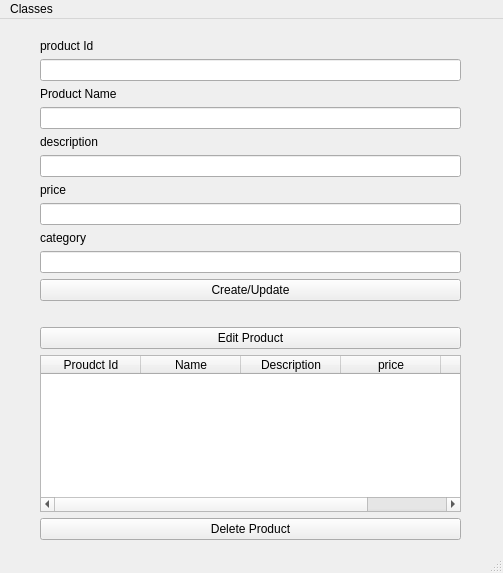
<?xml version="1.0" encoding="UTF-8"?>
<ui version="4.0">
 <class>MainWindow</class>
 <widget class="QMainWindow" name="MainWindow">
  <property name="geometry">
   <rect>
    <x>0</x>
    <y>0</y>
    <width>503</width>
    <height>573</height>
   </rect>
  </property>
  <property name="windowTitle">
   <string>MainWindow</string>
  </property>
  <widget class="QWidget" name="centralwidget">
   <widget class="QWidget" name="gridLayoutWidget">
    <property name="geometry">
     <rect>
      <x>20</x>
      <y>20</y>
      <width>461</width>
      <height>501</height>
     </rect>
    </property>
    <layout class="QGridLayout" name="gridLayout">
     <item row="0" column="1">
      <layout class="QVBoxLayout" name="verticalLayout">
       <item>
        <widget class="QLabel" name="label1">
         <property name="text">
          <string>product Id</string>
         </property>
        </widget>
       </item>
       <item>
        <widget class="QLineEdit" name="product_Id"/>
       </item>
       <item>
        <widget class="QLabel" name="label1_2">
         <property name="text">
          <string>Product Name</string>
         </property>
        </widget>
       </item>
       <item>
        <widget class="QLineEdit" name="product_name"/>
       </item>
       <item>
        <widget class="QLabel" name="label1_3">
         <property name="text">
          <string>description</string>
         </property>
        </widget>
       </item>
       <item>
        <widget class="QLineEdit" name="product_description"/>
       </item>
       <item>
        <widget class="QLabel" name="label1_4">
         <property name="text">
          <string>price</string>
         </property>
        </widget>
       </item>
       <item>
        <widget class="QLineEdit" name="product_price"/>
       </item>
       <item>
        <widget class="QLabel" name="label1_5">
         <property name="text">
          <string>category</string>
         </property>
        </widget>
       </item>
       <item>
        <widget class="QLineEdit" name="product_category"/>
       </item>
       <item>
        <widget class="QPushButton" name="createProduct">
         <property name="text">
          <string>Create/Update</string>
         </property>
        </widget>
       </item>
       <item>
        <spacer name="horizontalSpacer">
         <property name="orientation">
          <enum>Qt::Horizontal</enum>
         </property>
         <property name="sizeHint" stdset="0">
          <size>
           <width>40</width>
           <height>20</height>
          </size>
         </property>
        </spacer>
       </item>
       <item>
        <widget class="QPushButton" name="editProduct">
         <property name="text">
          <string>Edit Product</string>
         </property>
        </widget>
       </item>
       <item>
        <widget class="QTableWidget" name="productsTable">
         <column>
          <property name="text">
           <string>Proudct Id</string>
          </property>
         </column>
         <column>
          <property name="text">
           <string>Name</string>
          </property>
         </column>
         <column>
          <property name="text">
           <string>Description</string>
          </property>
         </column>
         <column>
          <property name="text">
           <string>price</string>
          </property>
         </column>
         <column>
          <property name="text">
           <string>category</string>
          </property>
         </column>
        </widget>
       </item>
       <item>
        <widget class="QPushButton" name="deleteProduct">
         <property name="text">
          <string>Delete Product</string>
         </property>
        </widget>
       </item>
      </layout>
     </item>
     <item row="0" column="2">
      <spacer name="verticalSpacer_2">
       <property name="orientation">
        <enum>Qt::Vertical</enum>
       </property>
       <property name="sizeHint" stdset="0">
        <size>
         <width>20</width>
         <height>40</height>
        </size>
       </property>
      </spacer>
     </item>
     <item row="0" column="0">
      <spacer name="verticalSpacer">
       <property name="orientation">
        <enum>Qt::Vertical</enum>
       </property>
       <property name="sizeHint" stdset="0">
        <size>
         <width>20</width>
         <height>40</height>
        </size>
       </property>
      </spacer>
     </item>
    </layout>
   </widget>
  </widget>
  <widget class="QMenuBar" name="menubar">
   <property name="geometry">
    <rect>
     <x>0</x>
     <y>0</y>
     <width>503</width>
     <height>21</height>
    </rect>
   </property>
   <widget class="QMenu" name="menuClasses">
    <property name="title">
     <string>Classes</string>
    </property>
    <addaction name="actionClient"/>
    <addaction name="actionEmployee"/>
    <addaction name="actionPurchase"/>
   </widget>
   <addaction name="menuClasses"/>
  </widget>
  <widget class="QStatusBar" name="statusbar"/>
  <action name="actionClient">
   <property name="text">
    <string>Client</string>
   </property>
  </action>
  <action name="actionEmployee">
   <property name="text">
    <string>Employee</string>
   </property>
  </action>
  <action name="actionPurchase">
   <property name="text">
    <string>Purchase</string>
   </property>
  </action>
 </widget>
 <resources/>
 <connections/>
</ui>
